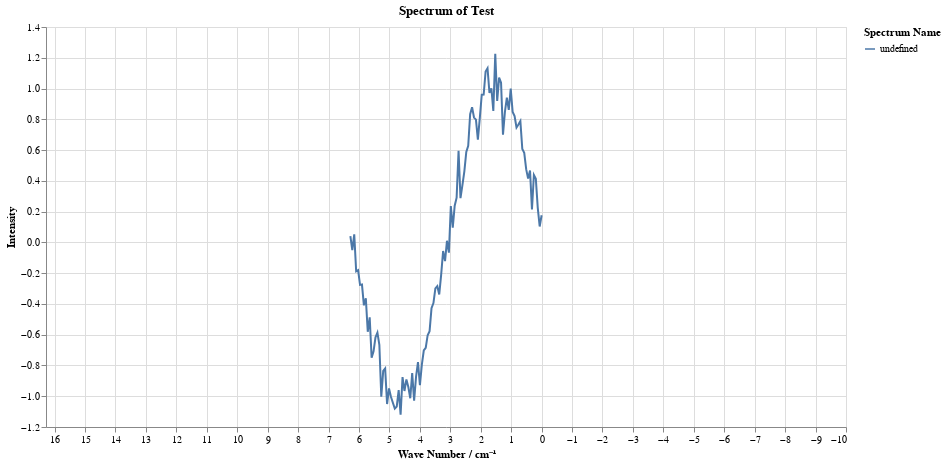

Notebook source saved alongside this figure:
### Markdown cell above
# Data Filtering Methods

## Savitzky-Golay Filter

Is a digital filter that smooths data points by fitting sucessive sub-sets of adjacent data points with a low-degree polynomial using linear least squares

A general polynomial has the form

\begin{equation}
y = a_0 + a_1x * a_2x^2 + ... + a_p x^p
\end{equation}

Given a window of data points centered at $x_k$ we need to determine the coefficients $a_0,a_1,...$ which best fit the data points inside the window.

This is achieved by minimizing the sum of the squares of the diffeences between the actual data points $y_i$ and the polynomial values $y_{ih}$:

\begin{equation}
\text{Minimize} ~ \sum_{i = -m}^m \left( y_{k+1} - \sum_{j=0}^p a_j x_{k+1}^j  \right)^2
\end{equation}

### Code cell
# create random data


np.random.seed(0)
x = np.linspace(0,2*np.pi,100)
y = np.sin(x) + np.random.normal(0, 0.1, x.size)


data = np.array([x, y]).T

spectrum = spec_tools.Spectrum("Test",data)

spectrum.plot_spectrum(interactive=False)

### Figure 1 — Vega-Lite specification as saved in the notebook (floating-point values rounded to 4 significant figures)
{"config": {"view": {"continuousWidth": 300, "continuousHeight": 300}}, "data": {"name": "data-bd79ef774328db4334fe358134e4ed8a"}, "mark": {"type": "line"}, "encoding": {"color": {"field": "legend", "legend": {"title": "Spectrum Name"}, "type": "nominal"}, "x": {"axis": {"format": "0.0f"}, "field": "x", "scale": {"domain": [-10.0, 16.28]}, "sort": "descending", "title": "Wave Number / cm⁻¹", "type": "quantitative"}, "y": {"field": "y", "title": "Intensity", "type": "quantitative"}}, "height": 400, "title": "Spectrum of Test", "width": 800, "$schema": "https://vega.github.io/schema/vega-lite/v5.20.1.json", "datasets": {"data-bd79ef774328db4334fe358134e4ed8a": [{"x": 0.0, "y": 0.1764, "Legend": "Test"}, {"x": 0.06347, "y": 0.1034, "Legend": "Test"}, {"x": 0.1269, "y": 0.2245, "Legend": "Test"}, {"x": 0.1904, "y": 0.4133, "Legend": "Test"}, {"x": 0.2539, "y": 0.4379, "Legend": "Test"}, {"x": 0.3173, "y": 0.2143, "Legend": "Test"}, {"x": 0.3808, "y": 0.4667, "Legend": "Test"}, {"x": 0.4443, "y": 0.4147, "Legend": "Test"}, {"x": 0.5077, "y": 0.4759, "Legend": "Test"}, {"x": 0.5712, "y": 0.5817, "Legend": "Test"}, {"x": 0.6347, "y": 0.6073, "Legend": "Test"}, {"x": 0.6981, "y": 0.7882, "Legend": "Test"}, {"x": 0.7616, "y": 0.7662, "Legend": "Test"}, {"x": 0.8251, "y": 0.7468, "Legend": "Test"}, {"x": 0.8885, "y": 0.8205, "Legend": "Test"}, {"x": 0.952, "y": 0.8479, "Legend": "Test"}, {"x": 1.015, "y": 0.9991, "Legend": "Test"}, {"x": 1.079, "y": 0.8609, "Legend": "Test"}, {"x": 1.142, "y": 0.9409, "Legend": "Test"}, {"x": 1.206, "y": 0.8487, "Legend": "Test"}, {"x": 1.269, "y": 0.6996, "Legend": "Test"}, {"x": 1.333, "y": 1.037, "Legend": "Test"}, {"x": 1.396, "y": 1.071, "Legend": "Test"}, {"x": 1.46, "y": 0.9196, "Legend": "Test"}, {"x": 1.523, "y": 1.226, "Legend": "Test"}, {"x": 1.587, "y": 0.8544, "Legend": "Test"}, {"x": 1.65, "y": 1.001, "Legend": "Test"}, {"x": 1.714, "y": 0.9711, "Legend": "Test"}, {"x": 1.777, "y": 1.132, "Legend": "Test"}, {"x": 1.841, "y": 1.111, "Legend": "Test"}, {"x": 1.904, "y": 0.9605, "Legend": "Test"}, {"x": 1.967, "y": 0.9602, "Legend": "Test"}, {"x": 2.031, "y": 0.8072, "Legend": "Test"}, {"x": 2.094, "y": 0.6679, "Legend": "Test"}, {"x": 2.158, "y": 0.7978, "Legend": "Test"}, {"x": 2.221, "y": 0.8114, "Legend": "Test"}, {"x": 2.285, "y": 0.8788, "Legend": "Test"}, {"x": 2.348, "y": 0.8329, "Legend": "Test"}, {"x": 2.412, "y": 0.628, "Legend": "Test"}, {"x": 2.475, "y": 0.5879, "Legend": "Test"}, {"x": 2.539, "y": 0.4622, "Legend": "Test"}, {"x": 2.602, "y": 0.3717, "Legend": "Test"}, {"x": 2.666, "y": 0.2876, "Legend": "Test"}, {"x": 2.729, "y": 0.596, "Legend": "Test"}, {"x": 2.793, "y": 0.2911, "Legend": "Test"}, {"x": 2.856, "y": 0.2379, "Legend": "Test"}, {"x": 2.919, "y": 0.09503, "Legend": "Test"}, {"x": 2.983, "y": 0.2358, "Legend": "Test"}, {"x": 3.046, "y": -0.06633, "Legend": "Test"}, {"x": 3.11, "y": 0.01045, "Legend": "Test"}, {"x": 3.173, "y": -0.1213, "Legend": "Test"}, {"x": 3.237, "y": -0.05637, "Legend": "Test"}, {"x": 3.3, "y": -0.2091, "Legend": "Test"}, {"x": 3.364, "y": -0.3384, "Legend": "Test"}, {"x": 3.427, "y": -0.2846, "Legend": "Test"}, {"x": 3.491, "y": -0.2992, "Legend": "Test"}, {"x": 3.554, "y": -0.3943, "Legend": "Test"}, {"x": 3.618, "y": -0.428, "Legend": "Test"}, {"x": 3.681, "y": -0.5771, "Legend": "Test"}, {"x": 3.745, "y": -0.6033, "Legend": "Test"}, {"x": 3.808, "y": -0.6854, "Legend": "Test"}, {"x": 3.871, "y": -0.7027, "Legend": "Test"}, {"x": 3.935, "y": -0.794, "Legend": "Test"}, {"x": 3.998, "y": -0.9284, "Legend": "Test"}, {"x": 4.062, "y": -0.778, "Legend": "Test"}, {"x": 4.125, "y": -0.8727, "Legend": "Test"}, {"x": 4.189, "y": -1.029, "Legend": "Test"}, {"x": 4.252, "y": -0.8497, "Legend": "Test"}, {"x": 4.316, "y": -1.013, "Legend": "Test"}, {"x": 4.379, "y": -0.9398, "Legend": "Test"}, {"x": 4.443, "y": -0.8909, "Legend": "Test"}, {"x": 4.506, "y": -0.9659, "Legend": "Test"}, {"x": 4.57, "y": -0.8759, "Legend": "Test"}, {"x": 4.633, "y": -1.12, "Legend": "Test"}, {"x": 4.697, "y": -0.9596, "Legend": "Test"}, {"x": 4.76, "y": -1.067, "Legend": "Test"}, {"x": 4.823, "y": -1.081, "Legend": "Test"}, {"x": 4.887, "y": -1.043, "Legend": "Test"}, {"x": 4.95, "y": -1.003, "Legend": "Test"}, {"x": 5.014, "y": -0.9493, "Legend": "Test"}, {"x": 5.077, "y": -1.051, "Legend": "Test"}, {"x": 5.141, "y": -0.8195, "Legend": "Test"}, {"x": 5.204, "y": -0.8349, "Legend": "Test"}, {"x": 5.268, "y": -1.003, "Legend": "Test"}, {"x": 5.331, "y": -0.6658, "Legend": "Test"}, {"x": 5.395, "y": -0.5866, "Legend": "Test"}, {"x": 5.458, "y": -0.6167, "Legend": "Test"}, {"x": 5.522, "y": -0.7081, "Legend": "Test"}, {"x": 5.585, "y": -0.7499, "Legend": "Test"}, {"x": 5.649, "y": -0.4875, "Legend": "Test"}, {"x": 5.712, "y": -0.581, "Legend": "Test"}, {"x": 5.775, "y": -0.364, "Legend": "Test"}, {"x": 5.839, "y": -0.409, "Legend": "Test"}, {"x": 5.902, "y": -0.274, "Legend": "Test"}, {"x": 5.966, "y": -0.2764, "Legend": "Test"}, {"x": 6.029, "y": -0.1805, "Legend": "Test"}, {"x": 6.093, "y": -0.1882, "Legend": "Test"}, {"x": 6.156, "y": 0.05199, "Legend": "Test"}, {"x": 6.22, "y": -0.05073, "Legend": "Test"}, {"x": 6.283, "y": 0.0402, "Legend": "Test"}]}}
